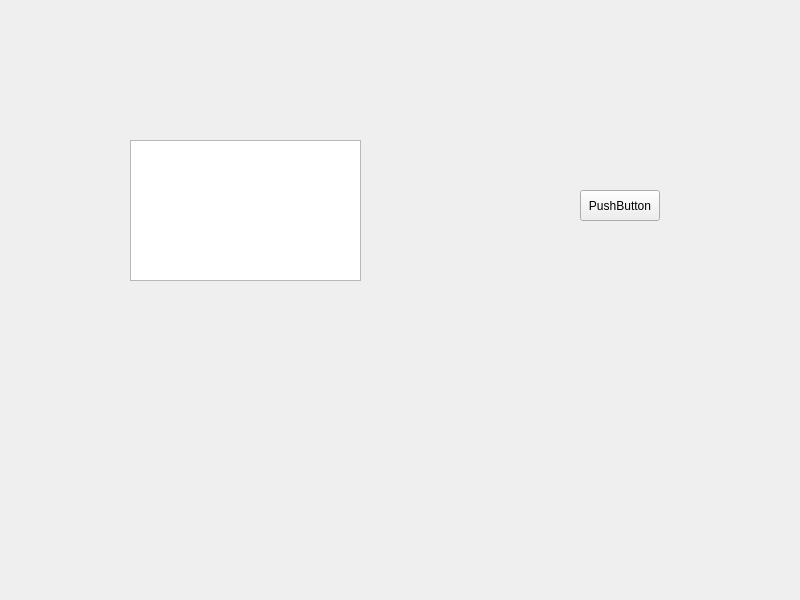
<?xml version="1.0" encoding="UTF-8"?>
<ui version="4.0">
 <class>Widget</class>
 <widget class="QWidget" name="Widget">
  <property name="geometry">
   <rect>
    <x>0</x>
    <y>0</y>
    <width>800</width>
    <height>600</height>
   </rect>
  </property>
  <property name="windowTitle">
   <string>Widget</string>
  </property>
  <widget class="QPushButton" name="pushButton">
   <property name="geometry">
    <rect>
     <x>580</x>
     <y>190</y>
     <width>80</width>
     <height>31</height>
    </rect>
   </property>
   <property name="text">
    <string>PushButton</string>
   </property>
  </widget>
  <widget class="myTextEdit" name="textEdit">
   <property name="geometry">
    <rect>
     <x>130</x>
     <y>140</y>
     <width>231</width>
     <height>141</height>
    </rect>
   </property>
  </widget>
 </widget>
 <customwidgets>
  <customwidget>
   <class>myTextEdit</class>
   <extends>QTextEdit</extends>
   <header location="global">mytextedit.h</header>
  </customwidget>
 </customwidgets>
 <resources/>
 <connections/>
</ui>
